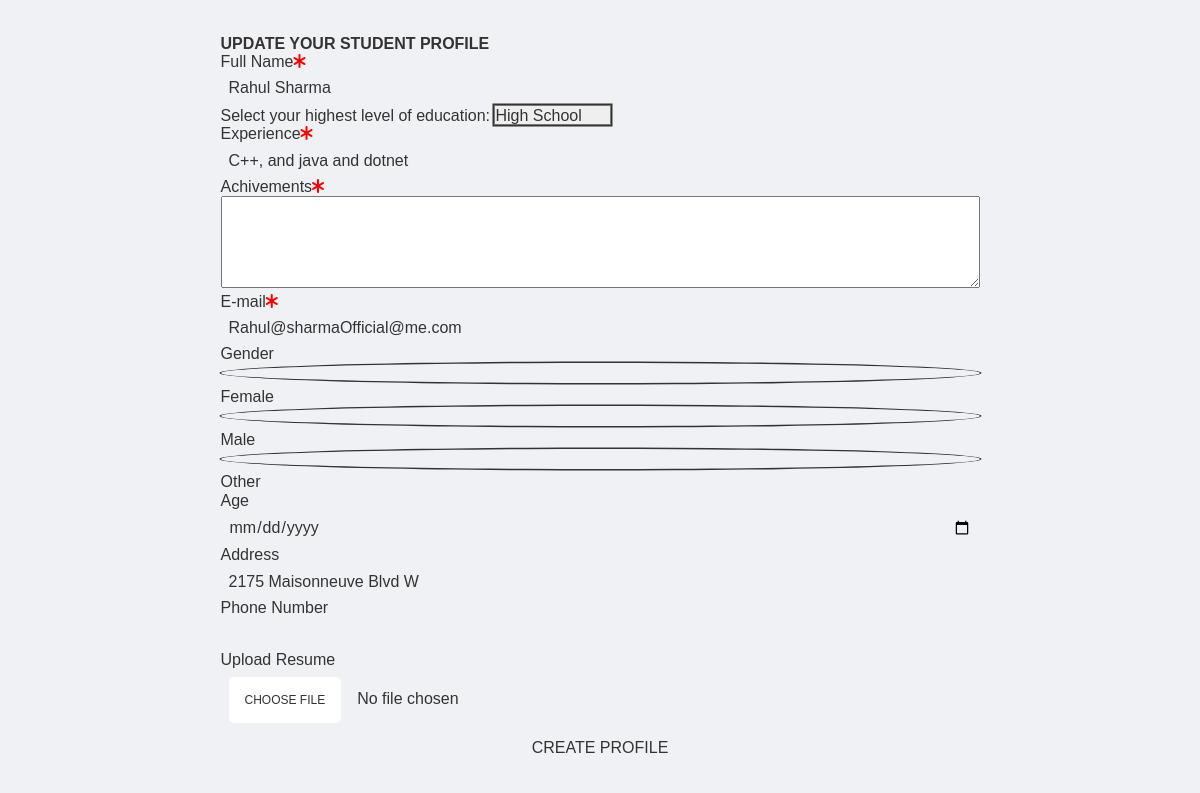
Before: /studentProfileUpdate?id=1 with the older database file.
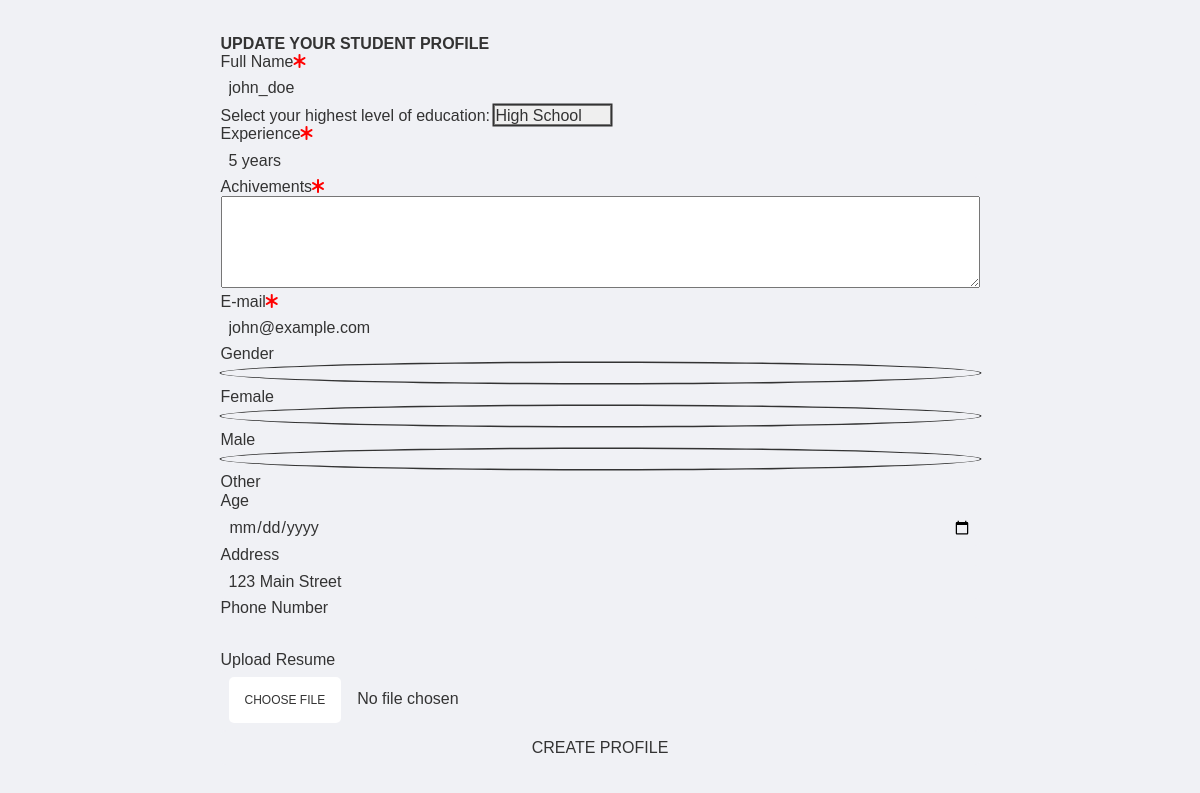
After: the same page with the newer database file.
### Models/Student.py (models this page shows, shortened)
class Student(db.Model):
    __tablename__ = 'student'
    id = db.Column(db.Integer, primary_key=True)
    username = db.Column(db.Integer, nullable=True)
    highestQualification = db.Column(db.Integer,nullable=True)
    work_experience = db.Column(db.Integer, nullable=True)
    achivements = db.Column(db.String(150), nullable=True)
    email = db.Column(db.String(15),nullable=True)
    gender = db.Column(db.String(10), nullable=True)
    age = db.Column(db.DateTime,nullable=True)
    address = db.Column(db.String(50), nullable=True)
    phone = db.Column(db.String(15), nullable=True)
    resume = db.Column(db.LargeBinary)
    status = db.Column(db.String(15), nullable=True)
    selectedJobs = db.relationship('JobPosting',secondary = 'stu_jobs')
    @classmethod
    def get_user_by_id(cls, id_):
        return cls.query.filter_by(id=id_).first()

### app.py (the view)
@app.route('/studentProfileUpdate')
def studentProfileUpdate():
    studentId = request.args.get('id')
    student = Student.get_user_by_id(studentId)
    return render_template('studentUpdateProfileForm.html', student=student)

### templates/studentUpdateProfileForm.html (shortened to what this page needs)
<!DOCTYPE html>
<html lang="en">
<head>
  <link rel= "stylesheet" type= "text/css" href= "{{ url_for('static',filename='styles/studentUpdateProfile.css') }}">
</head>
<body>
  <main>
    <form id="update-register" method="post" enctype="multipart/form-data">
    <h2 id="register__title">Update your Student profile</h2>
    <div class="register__box">
      <label for="user">Full Name<i class="fas fa-asterisk"></i></label>
      <input id="user" type="text" maxLength="64" required value="{{ student.username }}">
    </div>
    <label for="Education">Select your highest level of education:</label>
    <select name="education" id="education">
      <option value="HighSchool" selected>High School</option>
    </select>
    <div class="register__box">
      <label for="experience">Experience<i class="fas fa-asterisk"></i></label>
      <input id="experience" type="text" maxLength="64" value="{{ student.work_experience }}">
    </div>
    <div class="register__box">
      <label for="achievments">Achivements<i class="fas fa-asterisk"></i></label>
      <textarea id="achievments" value="{{ student.achivements }}" rows="5" cols="80"></textarea>
    </div>
    <div class="register__box">
      <label for="mail">E-mail<i class="fas fa-asterisk"></i></label>
      <input id="mail" type="email" size="64" maxLength="64" value="{{ student.email }}" pattern=".+@gmail.com" title="Example@gmail.com">
    </div>
    <div class="register__box conteiner__check" id="genderContainer">
      <label for="genders">Gender</label>
      <ul class="conteiner__check">
        <li>
          <input id="female" name="gender" type="radio" value="Female">
          <label for="female">Female</label>
        </li>
        <li>
          <input id="male" name="gender" type="radio" value="Male">
          <label for="male">Male</label>
        </li>
        <li>
          <input id="other" name="gender" type="radio" value="Other">
          <label for="other">Other</label>
        </li>
      </ul>
    </div>
    <div class="register__box">
      <label for="age">Age</label>
      <input id="age" type="date" value= "{{ student.age }}" minLength="2">
    </div>
    <div class="register__box">
      <label for="address">Address</label>
      <input id="address" type="text" maxLength="100" value = "{{ student.address }}">
    </div>
    <div class="register__box">
      <label for="phone">Phone Number</label>
      <input id="phone" type="number" maxLength="11" value="{{ phone }}">
    </div>
    <div class="register__box">
      <label for="resume">Upload Resume</label>
      <input id="resume" type="file" value="{{ student.resume }}">
    </div>
    <input type="button" value="Create profile" id="updateProfile">
    </form>
  </main>
</body>

Changed rows visible on the page:
changed Student: username "Rahul Sharma" → "john_doe"; work_experience "C++, and java and dotnet" → "5 years"; email "Rahul@sharmaOfficial@me.com" → "john@example.com"; address "2175 Maisonneuve Blvd W" → "123 Main Street"
